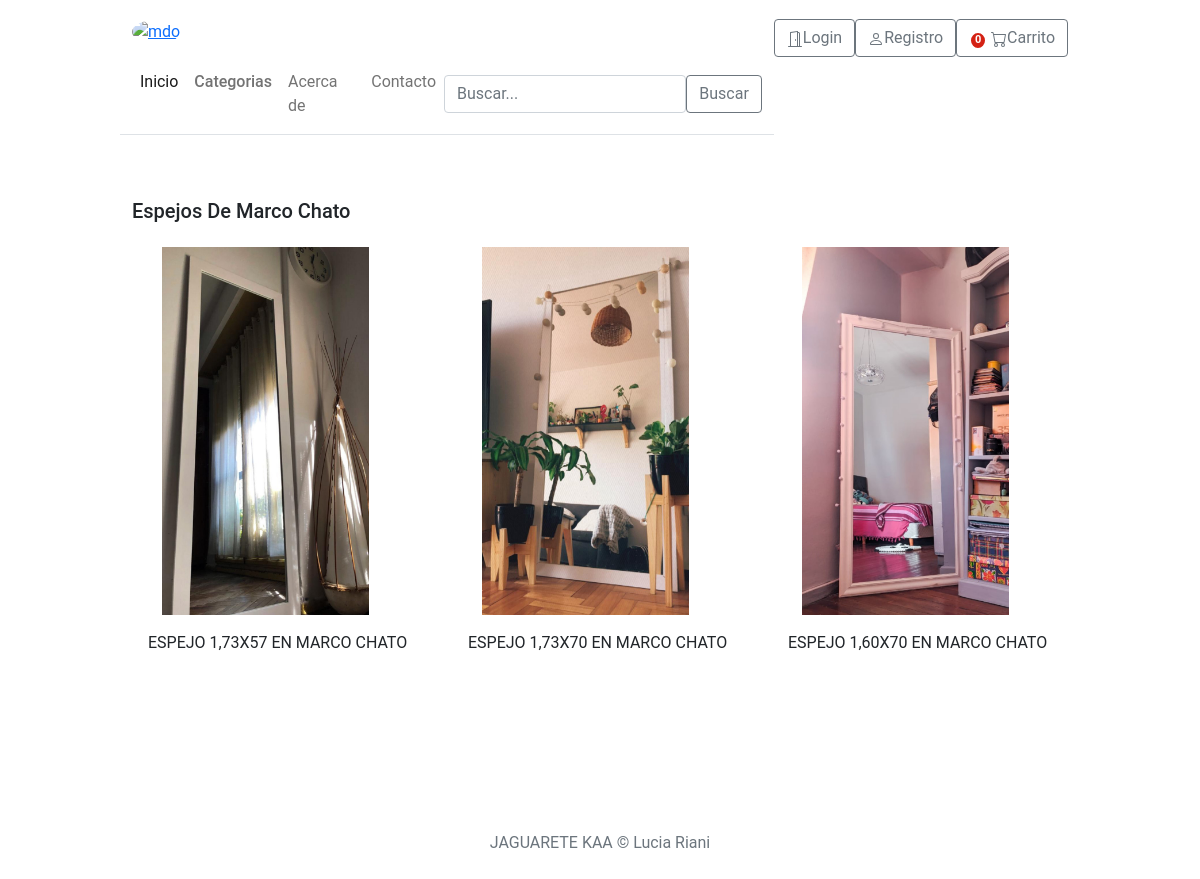
/shop/espejos-de-marco-chato/, run on the app's committed database.
### store/models.py (models this page shows, shortened)
class Category(models.Model):
    name = models.CharField(max_length=255, db_index=True)
    slug = models.SlugField(max_length=255, unique=True)
    class Meta:
        verbose_name_plural = "categories"
    def get_absolute_url(self):
        return reverse('store:category_list', args=[self.slug])

class Product(models.Model):
    category = models.ForeignKey(Category, related_name="product", on_delete=models.CASCADE)
    created_by = models.ForeignKey(settings.AUTH_USER_MODEL, on_delete=models.CASCADE, related_name="product_creator", default=True)
    title = models.CharField(max_length=255)
    author = models.CharField(max_length=255, default="admin")
    description = models.TextField(blank=True)
    image = models.ImageField(upload_to="images/", default='images/default.jpg')
    slug = models.SlugField(max_length=255)
    price = models.DecimalField(max_digits=6, decimal_places=2)
    in_stock = models.BooleanField(default=True)
    is_active = models.BooleanField(default=True)
    created = models.DateTimeField(auto_now_add=True)
    updated = models.DateTimeField(auto_now=True)
    objects = models.Manager()
    products = ProductManager()
    class Meta:
        verbose_name_plural = 'Products'
        ordering = ('-created',)
    def get_absolute_url(self):
        return reverse('store:product_detail', args=[self.slug])

### store/views.py (the view)
# urls.py: path('shop/<slug:category_slug>/', views.category_list, name='category_list'),
def category_list(request, category_slug):
    category = get_object_or_404(Category, slug=category_slug)
    products = Product.objects.filter(category=category)
    return render(request, 'store/products/category.html', {'category': category, 'products': products})

### basket/basket.py (called while the page is built)
    def __len__(self):
        return sum(item['qty'] for item in self.basket.values())

### store/context_processors.py (called while the page is built)
def categories(request):
    return {
        'categories': Category.objects.all()
        }

### templates/store/products/category.html (shortened to what this page needs)
{% extends "../base.html" %}
{% load static %}
{% block content%}
<div class="album py-5">
    <div class="container-fluid">
      <div class= "pb-3 h5">{{category.name|title}}</div>
      <div class="row row-col-xs-4">
        {% for product in products %}
        <div class="col">
          <div class="card border-0">
            <img class="img-fluid" alt="Responsive image" src="{{ product.image.url }}">
            <div class="card-body">
              <p class="card-text">
              <a class="text-dark text-decoration-none" href="{{ product.get_absolute_url }}">{{ product.title }}</a>
              </p>
            </div>
          </div>
        </div>
        {% endfor %}
      </div>
    </div>
</div>
{% endblock %}

### static/core/css/base.css (style rules this page uses)
html, body, p, div { letter-spacing: -0.02px; font-family: 'Roboto', sans-serif; }

### templates/store/base.html (style rules this page uses)
body { margin-left: 10%; margin-right: 10%; }

### templates/store/products/category.html (style rules this page uses)
.img-fluid { width: 70%; height: 70%; margin-left: 10%; }

### data on the page
Category: name "Espejos De Marco Chato"
Product: image (picture), title "ESPEJO 1,73X57 EN MARCO CHATO"
Product: image (picture), title "ESPEJO 1,73X70 EN MARCO CHATO"
Product: image (picture), title "ESPEJO 1,60X70 EN MARCO CHATO"
